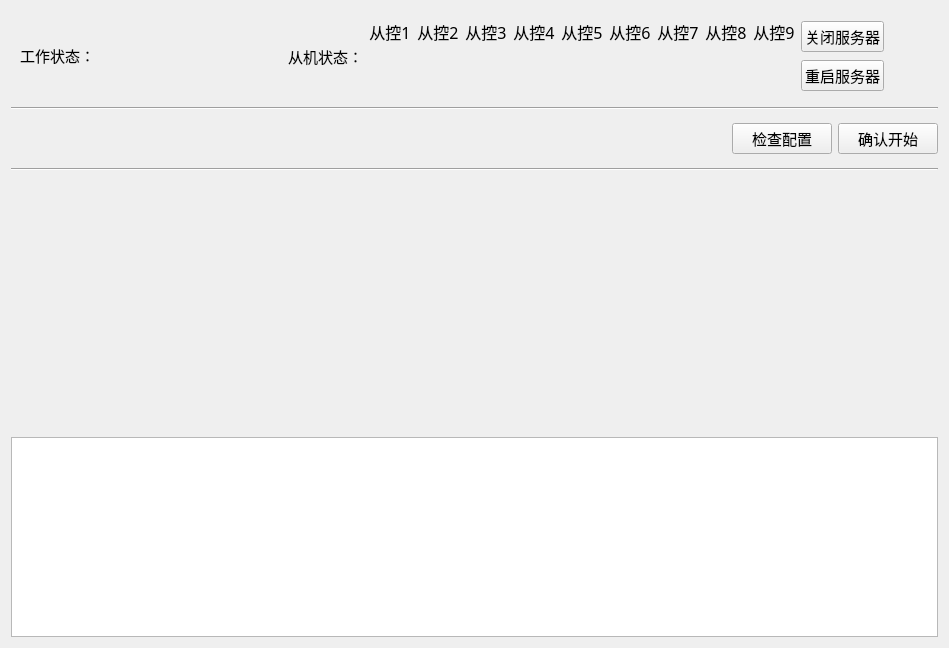
<?xml version="1.0" encoding="UTF-8"?>
<ui version="4.0">
 <class>MainWidget</class>
 <widget class="QWidget" name="MainWidget">
  <property name="geometry">
   <rect>
    <x>0</x>
    <y>0</y>
    <width>949</width>
    <height>648</height>
   </rect>
  </property>
  <property name="windowTitle">
   <string>Form</string>
  </property>
  <property name="windowIcon">
   <iconset resource="../../resource/gui/icons.qrc">
    <normaloff>:/image/icon.png</normaloff>:/image/icon.png</iconset>
  </property>
  <layout class="QGridLayout" name="gridLayout_5">
   <item row="5" column="0">
    <widget class="QTextBrowser" name="statusArea">
     <property name="maximumSize">
      <size>
       <width>16777215</width>
       <height>200</height>
      </size>
     </property>
     <property name="font">
      <font>
       <family>微软雅黑</family>
       <pointsize>11</pointsize>
      </font>
     </property>
    </widget>
   </item>
   <item row="2" column="0">
    <layout class="QGridLayout" name="gridLayout_2">
     <item row="0" column="0">
      <widget class="QWidget" name="createprojwidget" native="true">
       <property name="minimumSize">
        <size>
         <width>600</width>
         <height>46</height>
        </size>
       </property>
      </widget>
     </item>
     <item row="0" column="2">
      <widget class="QPushButton" name="operationConfigButton2">
       <property name="maximumSize">
        <size>
         <width>100</width>
         <height>16777215</height>
        </size>
       </property>
       <property name="font">
        <font>
         <family>微软雅黑</family>
         <pointsize>11</pointsize>
        </font>
       </property>
       <property name="text">
        <string>确认开始</string>
       </property>
      </widget>
     </item>
     <item row="0" column="1">
      <widget class="QPushButton" name="operationConfigButton">
       <property name="maximumSize">
        <size>
         <width>100</width>
         <height>16777215</height>
        </size>
       </property>
       <property name="font">
        <font>
         <family>微软雅黑</family>
         <pointsize>11</pointsize>
        </font>
       </property>
       <property name="text">
        <string>检查配置</string>
       </property>
      </widget>
     </item>
    </layout>
   </item>
   <item row="3" column="0">
    <widget class="Line" name="line">
     <property name="orientation">
      <enum>Qt::Horizontal</enum>
     </property>
    </widget>
   </item>
   <item row="1" column="0">
    <widget class="Line" name="line_2">
     <property name="orientation">
      <enum>Qt::Horizontal</enum>
     </property>
    </widget>
   </item>
   <item row="0" column="0">
    <widget class="QWidget" name="widget" native="true">
     <property name="font">
      <font>
       <family>微软雅黑</family>
       <pointsize>11</pointsize>
      </font>
     </property>
     <layout class="QGridLayout" name="gridLayout_6">
      <item row="0" column="0" rowspan="2">
       <layout class="QGridLayout" name="gridLayout_3">
        <item row="0" column="3">
         <widget class="QLabel" name="backupstatuslabel">
          <property name="minimumSize">
           <size>
            <width>41</width>
            <height>41</height>
           </size>
          </property>
          <property name="maximumSize">
           <size>
            <width>41</width>
            <height>41</height>
           </size>
          </property>
          <property name="text">
           <string/>
          </property>
          <property name="pixmap">
           <pixmap resource="../../resource/gui/icons.qrc">:/image/up_alt_2.png</pixmap>
          </property>
          <property name="scaledContents">
           <bool>true</bool>
          </property>
         </widget>
        </item>
        <item row="0" column="2">
         <widget class="QLabel" name="calculatestatuslabel">
          <property name="minimumSize">
           <size>
            <width>41</width>
            <height>41</height>
           </size>
          </property>
          <property name="maximumSize">
           <size>
            <width>41</width>
            <height>41</height>
           </size>
          </property>
          <property name="text">
           <string/>
          </property>
          <property name="pixmap">
           <pixmap resource="../../resource/gui/icons.qrc">:/image/Calculatorstatus1_2.png</pixmap>
          </property>
          <property name="scaledContents">
           <bool>true</bool>
          </property>
         </widget>
        </item>
        <item row="0" column="1">
         <widget class="QLabel" name="collectstatuslabel">
          <property name="minimumSize">
           <size>
            <width>41</width>
            <height>41</height>
           </size>
          </property>
          <property name="maximumSize">
           <size>
            <width>41</width>
            <height>41</height>
           </size>
          </property>
          <property name="text">
           <string/>
          </property>
          <property name="pixmap">
           <pixmap resource="../../resource/gui/icons.qrc">:/image/collectstatus1_2.png</pixmap>
          </property>
          <property name="scaledContents">
           <bool>true</bool>
          </property>
         </widget>
        </item>
        <item row="0" column="0">
         <widget class="QLabel" name="label_4">
          <property name="font">
           <font>
            <family>微软雅黑</family>
            <pointsize>11</pointsize>
           </font>
          </property>
          <property name="text">
           <string>工作状态：</string>
          </property>
         </widget>
        </item>
       </layout>
      </item>
      <item row="0" column="1">
       <spacer name="horizontalSpacer_4">
        <property name="orientation">
         <enum>Qt::Horizontal</enum>
        </property>
        <property name="sizeHint" stdset="0">
         <size>
          <width>40</width>
          <height>20</height>
         </size>
        </property>
       </spacer>
      </item>
      <item row="0" column="2" rowspan="2">
       <layout class="QGridLayout" name="gridLayout">
        <item row="0" column="9">
         <widget class="QLabel" name="slave9Label_net_2">
          <property name="font">
           <font>
            <pointsize>12</pointsize>
           </font>
          </property>
          <property name="text">
           <string>从控9</string>
          </property>
          <property name="alignment">
           <set>Qt::AlignCenter</set>
          </property>
         </widget>
        </item>
        <item row="0" column="3">
         <widget class="QLabel" name="slave3Label_net_2">
          <property name="font">
           <font>
            <pointsize>12</pointsize>
           </font>
          </property>
          <property name="text">
           <string>从控3</string>
          </property>
          <property name="alignment">
           <set>Qt::AlignCenter</set>
          </property>
         </widget>
        </item>
        <item row="1" column="8">
         <widget class="QLabel" name="slave8Label_net">
          <property name="minimumSize">
           <size>
            <width>40</width>
            <height>42</height>
           </size>
          </property>
          <property name="maximumSize">
           <size>
            <width>40</width>
            <height>42</height>
           </size>
          </property>
          <property name="text">
           <string/>
          </property>
          <property name="pixmap">
           <pixmap resource="../../resource/gui/icons.qrc">:/image/lightyellow.png</pixmap>
          </property>
          <property name="scaledContents">
           <bool>true</bool>
          </property>
         </widget>
        </item>
        <item row="1" column="1">
         <widget class="QLabel" name="slave1Label_net">
          <property name="minimumSize">
           <size>
            <width>40</width>
            <height>42</height>
           </size>
          </property>
          <property name="maximumSize">
           <size>
            <width>40</width>
            <height>42</height>
           </size>
          </property>
          <property name="text">
           <string/>
          </property>
          <property name="pixmap">
           <pixmap resource="../../resource/gui/icons.qrc">:/image/lightyellow.png</pixmap>
          </property>
          <property name="scaledContents">
           <bool>true</bool>
          </property>
         </widget>
        </item>
        <item row="1" column="4">
         <widget class="QLabel" name="slave4Label_net">
          <property name="minimumSize">
           <size>
            <width>40</width>
            <height>42</height>
           </size>
          </property>
          <property name="maximumSize">
           <size>
            <width>40</width>
            <height>42</height>
           </size>
          </property>
          <property name="text">
           <string/>
          </property>
          <property name="pixmap">
           <pixmap resource="../../resource/gui/icons.qrc">:/image/lightyellow.png</pixmap>
          </property>
          <property name="scaledContents">
           <bool>true</bool>
          </property>
         </widget>
        </item>
        <item row="0" column="4">
         <widget class="QLabel" name="slave4Label_net_2">
          <property name="font">
           <font>
            <pointsize>12</pointsize>
           </font>
          </property>
          <property name="text">
           <string>从控4</string>
          </property>
          <property name="alignment">
           <set>Qt::AlignCenter</set>
          </property>
         </widget>
        </item>
        <item row="0" column="2">
         <widget class="QLabel" name="slave2Label_net_2">
          <property name="font">
           <font>
            <pointsize>12</pointsize>
           </font>
          </property>
          <property name="text">
           <string>从控2</string>
          </property>
          <property name="alignment">
           <set>Qt::AlignCenter</set>
          </property>
         </widget>
        </item>
        <item row="0" column="8">
         <widget class="QLabel" name="slave8Label_net_2">
          <property name="font">
           <font>
            <pointsize>12</pointsize>
           </font>
          </property>
          <property name="text">
           <string>从控8</string>
          </property>
          <property name="alignment">
           <set>Qt::AlignCenter</set>
          </property>
         </widget>
        </item>
        <item row="1" column="5">
         <widget class="QLabel" name="slave5Label_net">
          <property name="minimumSize">
           <size>
            <width>40</width>
            <height>42</height>
           </size>
          </property>
          <property name="maximumSize">
           <size>
            <width>40</width>
            <height>42</height>
           </size>
          </property>
          <property name="text">
           <string/>
          </property>
          <property name="pixmap">
           <pixmap resource="../../resource/gui/icons.qrc">:/image/lightyellow.png</pixmap>
          </property>
          <property name="scaledContents">
           <bool>true</bool>
          </property>
         </widget>
        </item>
        <item row="1" column="2">
         <widget class="QLabel" name="slave2Label_net">
          <property name="minimumSize">
           <size>
            <width>40</width>
            <height>42</height>
           </size>
          </property>
          <property name="maximumSize">
           <size>
            <width>40</width>
            <height>42</height>
           </size>
          </property>
          <property name="text">
           <string/>
          </property>
          <property name="pixmap">
           <pixmap resource="../../resource/gui/icons.qrc">:/image/lightyellow.png</pixmap>
          </property>
          <property name="scaledContents">
           <bool>true</bool>
          </property>
         </widget>
        </item>
        <item row="1" column="7">
         <widget class="QLabel" name="slave7Label_net">
          <property name="minimumSize">
           <size>
            <width>40</width>
            <height>42</height>
           </size>
          </property>
          <property name="maximumSize">
           <size>
            <width>40</width>
            <height>42</height>
           </size>
          </property>
          <property name="text">
           <string/>
          </property>
          <property name="pixmap">
           <pixmap resource="../../resource/gui/icons.qrc">:/image/lightyellow.png</pixmap>
          </property>
          <property name="scaledContents">
           <bool>true</bool>
          </property>
         </widget>
        </item>
        <item row="1" column="9">
         <widget class="QLabel" name="slave9Label_net">
          <property name="minimumSize">
           <size>
            <width>40</width>
            <height>42</height>
           </size>
          </property>
          <property name="maximumSize">
           <size>
            <width>40</width>
            <height>42</height>
           </size>
          </property>
          <property name="text">
           <string/>
          </property>
          <property name="pixmap">
           <pixmap resource="../../resource/gui/icons.qrc">:/image/lightyellow.png</pixmap>
          </property>
          <property name="scaledContents">
           <bool>true</bool>
          </property>
         </widget>
        </item>
        <item row="0" column="7">
         <widget class="QLabel" name="slave7Label_net_2">
          <property name="font">
           <font>
            <pointsize>12</pointsize>
           </font>
          </property>
          <property name="text">
           <string>从控7</string>
          </property>
          <property name="alignment">
           <set>Qt::AlignCenter</set>
          </property>
         </widget>
        </item>
        <item row="0" column="1">
         <widget class="QLabel" name="slave1Label_net_2">
          <property name="font">
           <font>
            <pointsize>12</pointsize>
           </font>
          </property>
          <property name="text">
           <string>从控1</string>
          </property>
          <property name="alignment">
           <set>Qt::AlignCenter</set>
          </property>
         </widget>
        </item>
        <item row="0" column="5">
         <widget class="QLabel" name="slave5Label_net_2">
          <property name="font">
           <font>
            <pointsize>12</pointsize>
           </font>
          </property>
          <property name="text">
           <string>从控5</string>
          </property>
          <property name="alignment">
           <set>Qt::AlignCenter</set>
          </property>
         </widget>
        </item>
        <item row="1" column="6">
         <widget class="QLabel" name="slave6Label_net">
          <property name="minimumSize">
           <size>
            <width>40</width>
            <height>42</height>
           </size>
          </property>
          <property name="maximumSize">
           <size>
            <width>40</width>
            <height>42</height>
           </size>
          </property>
          <property name="text">
           <string/>
          </property>
          <property name="pixmap">
           <pixmap resource="../../resource/gui/icons.qrc">:/image/lightyellow.png</pixmap>
          </property>
          <property name="scaledContents">
           <bool>true</bool>
          </property>
         </widget>
        </item>
        <item row="1" column="3">
         <widget class="QLabel" name="slave3Label_net">
          <property name="minimumSize">
           <size>
            <width>40</width>
            <height>42</height>
           </size>
          </property>
          <property name="maximumSize">
           <size>
            <width>40</width>
            <height>42</height>
           </size>
          </property>
          <property name="text">
           <string/>
          </property>
          <property name="pixmap">
           <pixmap resource="../../resource/gui/icons.qrc">:/image/lightyellow.png</pixmap>
          </property>
          <property name="scaledContents">
           <bool>true</bool>
          </property>
         </widget>
        </item>
        <item row="0" column="6">
         <widget class="QLabel" name="slave6Label_net_2">
          <property name="font">
           <font>
            <pointsize>12</pointsize>
           </font>
          </property>
          <property name="text">
           <string>从控6</string>
          </property>
          <property name="alignment">
           <set>Qt::AlignCenter</set>
          </property>
         </widget>
        </item>
        <item row="0" column="0" rowspan="2">
         <widget class="QLabel" name="label_6">
          <property name="minimumSize">
           <size>
            <width>60</width>
            <height>0</height>
           </size>
          </property>
          <property name="text">
           <string>从机状态：</string>
          </property>
         </widget>
        </item>
       </layout>
      </item>
      <item row="0" column="3">
       <widget class="QPushButton" name="closeServerButton">
        <property name="text">
         <string>关闭服务器</string>
        </property>
       </widget>
      </item>
      <item row="1" column="3">
       <widget class="QPushButton" name="restartServerButton">
        <property name="text">
         <string>重启服务器</string>
        </property>
       </widget>
      </item>
      <item row="0" column="4">
       <spacer name="horizontalSpacer">
        <property name="orientation">
         <enum>Qt::Horizontal</enum>
        </property>
        <property name="sizeHint" stdset="0">
         <size>
          <width>40</width>
          <height>20</height>
         </size>
        </property>
       </spacer>
      </item>
     </layout>
    </widget>
   </item>
   <item row="4" column="0">
    <widget class="QStackedWidget" name="keyWidget">
     <property name="currentIndex">
      <number>0</number>
     </property>
     <widget class="QWidget" name="page_3"/>
     <widget class="QWidget" name="page"/>
     <widget class="QWidget" name="page_2"/>
    </widget>
   </item>
  </layout>
 </widget>
 <resources>
  <include location="../../resource/gui/icons.qrc"/>
 </resources>
 <connections/>
</ui>
